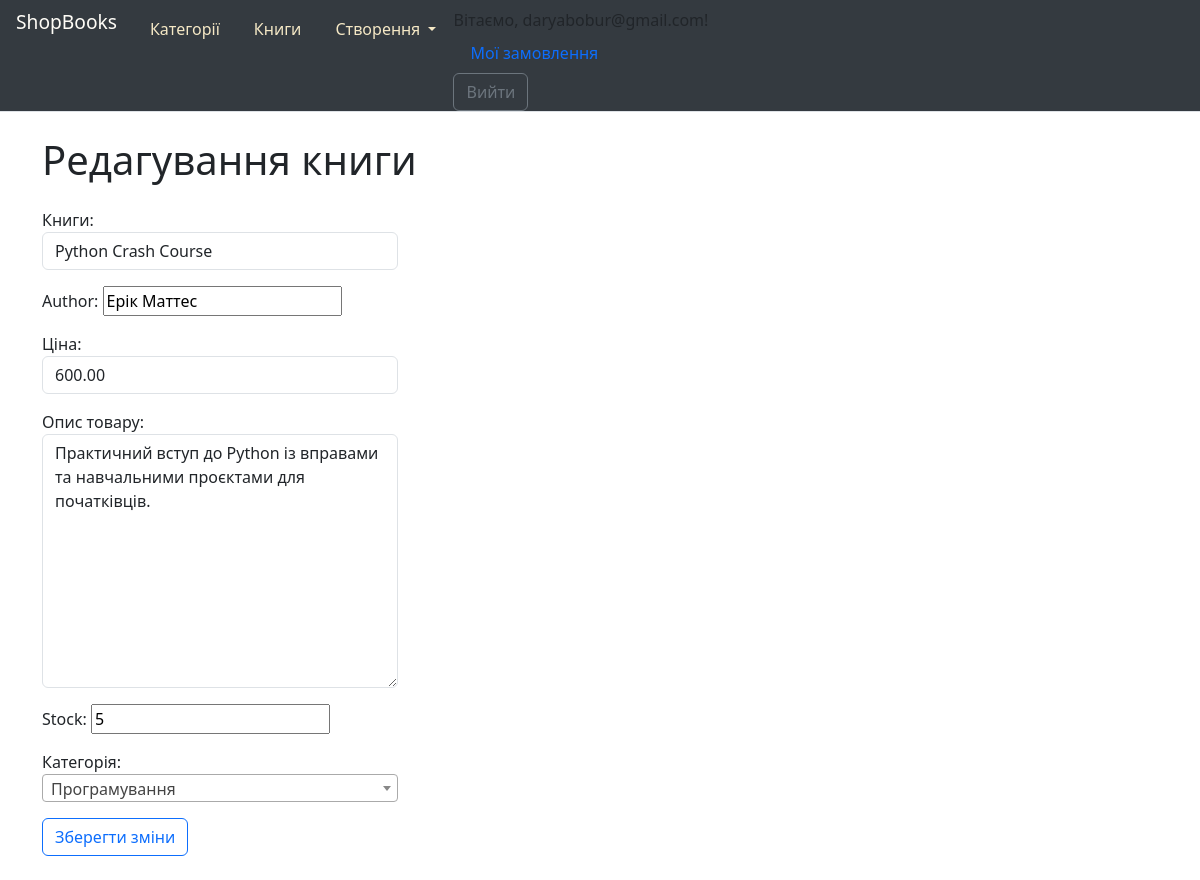
The app's page /books/update/11/ (signed in) with its own data.
### books/models.py (models this page shows, shortened)
class Book(models.Model):
    title = models.CharField(max_length=200)
    author = models.CharField(max_length=150)
    price = models.DecimalField(max_digits=8, decimal_places=2)
    description = models.TextField()
    stock = models.PositiveIntegerField()
    category = models.ForeignKey('books.Category', on_delete=models.PROTECT, related_name='books')
    class Meta:
        verbose_name = 'Книга'
        verbose_name_plural = 'Книги'
        ordering = ['title']

### books/views.py (the view, shortened to what this page needs)
# urls.py: path('books/update/<int:pk>/', BookUpdateView.as_view(), name='book_update'),
class BookUpdateView(LoginRequiredMixin, PermissionRequiredMixin,SuccessMessageMixin, UpdateView):
    model = Book
    template_name = 'books/book_update.html'
    form_class = BookForm
    success_url = reverse_lazy('books:books')
    permission_required = "books.change_product"
    raise_exception = True

### books/forms.py
class BookForm(forms.ModelForm):
    title = forms.CharField(
        label="Книги", max_length=255,
        widget=forms.TextInput(attrs={
            'class': 'form-control',
            'placeholder': 'Введіть назву'
        })
    )
    description = forms.CharField(
        label="Опис товару", max_length=None,
        widget=forms.Textarea(attrs={
            'class': 'form-control',
            'placeholder': 'Введіть опис'
        })
    )
    price = forms.DecimalField(
        label="Ціна", widget=forms.NumberInput(
            attrs={'class': 'form-control', })
    )
    category = forms.ModelChoiceField(
        label='Категорія', queryset=Category.objects.all(),
        widget=forms.Select(attrs={'class': 'form-control basic-single',  })
    )
    class Meta:
        model = Book
        fields = '__all__'

### books/models.py (called while the page is built)
    def __str__(self):
        return self.name

### books/templates/books/book_update.html (shortened to what this page needs)
{% extends "base.html" %}
{% block content %}
<h1 class="my-4">Редагування книги</h1>
{% include 'form.html' with text='Зберегти зміни' %}
{% endblock %}

### templates/base.html (shortened to what this page needs)
{% load static %}
{% url 'books:category' as category_home_url %}
{% url 'books:books' as book_home_url %}
{% url 'books:category_create' as category_create_url %}
{% url 'books:product_create' as book_create_url %}
<!DOCTYPE html>
<html lang="uk">
<head>
    <link href="https://cdn.jsdelivr.net/npm/select2@4.1.0-rc.0/dist/css/select2.min.css" rel="stylesheet"/>
    <link href="https://cdn.jsdelivr.net/npm/bootstrap@5.3.3/dist/css/bootstrap.min.css" rel="stylesheet">
</head>
<body>
<main>
    <div class="nav-overflow pt-2" data-bs-toggle="nav-overflow" style="background-color: #343A40">
        <ul class="nav nav-tabs">
            <li class="nav-item">
                <a class="navbar-brand px-3" style="color: #FFFDF7; font-size: larger;" href="">ShopBooks</a>
            </li>
            <li class="nav-item">
                <a class="nav-link {% if request.path == category_home_url %}active{% endif %}"
                   href="{{ category_home_url }}"
                   style="color: #F5E8C5; {% if request.path == category_home_url %}background-color: #F5E8C5; color: #343A40; border-radius: 6px;{% endif %}">Категорії</a>
            </li>
            <li class="nav-item">
                <a class="nav-link {% if request.path == book_home_url %}active{% endif %}"
                   href="{{ book_home_url }}"
                   style="color: #F5E8C5; {% if request.path == book_home_url %}background-color: #F5E8C5; color: #343A40; border-radius: 6px;{% endif %}">Книги</a>
            </li>
            {% if perms.books.add_book or perms.books.add_category %}
            <li class="nav-item dropdown">
                <a class="nav-link dropdown-toggle" href="#" role="button" data-bs-toggle="dropdown"
                   aria-expanded="false"
                   style="color: #F5E8C5; {% if request.path == category_create_url %}background-color: #F5E8C5; color: #343A40; border-radius: 6px;{% endif %}">
                    Створення
                </a>
            </li>
              {% endif %}
            <li>
                {% if user.is_authenticated %}
                <span class="navbar-text me-2">
        Вітаємо, {{ user.email|default:user.username }}!
    </span>
                <a href="" class="nav-link"> Мої замовлення </a>
                <form method="post" action="{% url 'account_logout' %}" class="d-inline">
                    <button type="submit" class="btn btn-outline-secondary">
                        Вийти
                    </button>
                </form>
                {% else %}
                <a href="{% url 'account_login' %}" class="btn btn-outline-secondary"> Увійти </a>
                <a href="{% url 'account_signup' %}" class="btn btn-outline-primary">
                    Зареєструватися
                </a>
                {% endif %}
            </li>
        </ul>
    </div>
    <div class="container">
        {% block content %}{% endblock %}
    </div>
</main>
</body>
</html>

### templates/form.html (shortened to what this page needs)
<div class="row">
    <div class="col-md-4">
        <form action="{{ action }}" method="post">
            {{ form.as_p }}
            <button type="submit" class="btn btn-outline-{% if klass %}{{ klass }}{% else %}primary{% endif %} mb-4">{{ text }}</button>
        </form>
    </div>
</div>

### records on screen
Book: title "Python Crash Course", author "Ерік Маттес", price "600.00", description "Практичний вступ до Python із вправами та навчальними проєктами для початківців.", stock "5"

### other values on screen
{{ user.email|default:user.username }} "daryabobur@gmail.com"
{{ text }} "Зберегти зміни"
